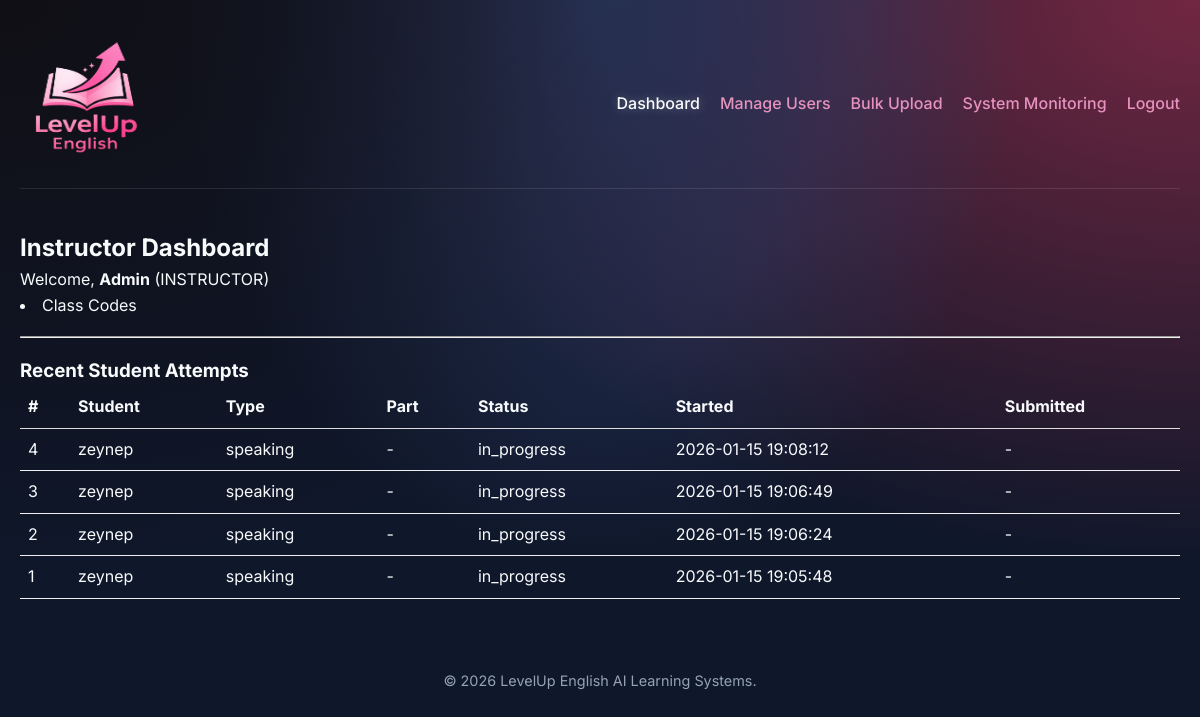
The page /dashboard/instructor.php (signed in) on the database as committed earlier.
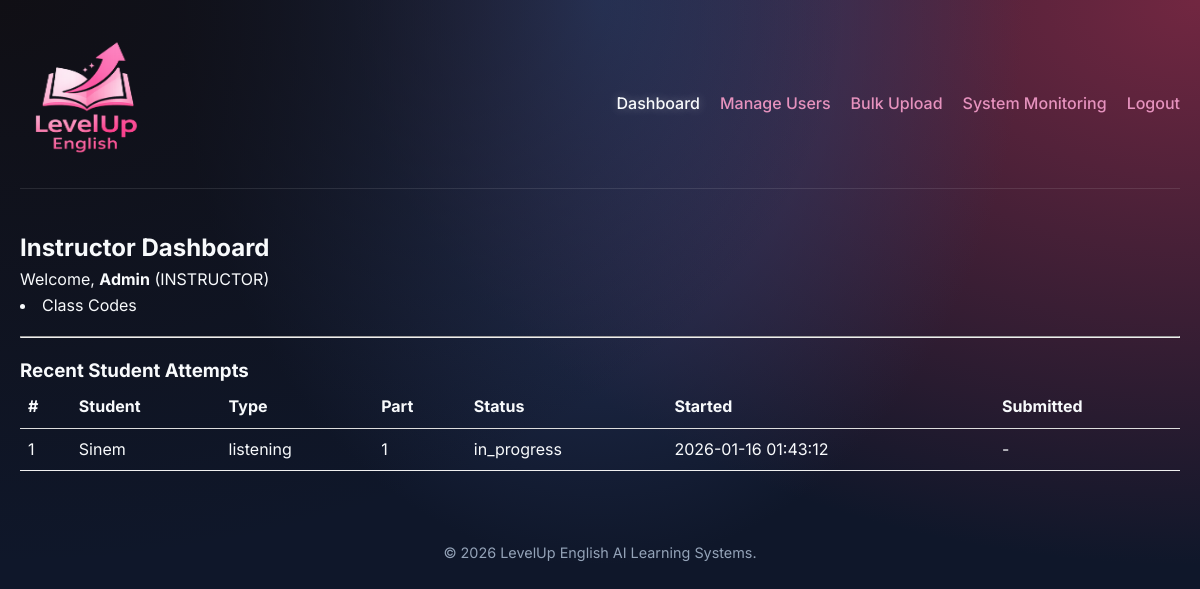
The same page on the database as committed later.
### tables this page shows
CREATE TABLE `assessment_attempts` (
  `id` int(11) NOT NULL,
  `user_id` int(11) NOT NULL,
  `type` enum('listening','speaking','writing') NOT NULL,
  `part` tinyint(4) DEFAULT NULL,
  `status` enum('in_progress','submitted','evaluated') NOT NULL DEFAULT 'in_progress',
  `started_at` datetime NOT NULL DEFAULT current_timestamp(),
  `submitted_at` datetime DEFAULT NULL,
  `duration_seconds` int(11) NOT NULL,
  `meta_json` longtext DEFAULT NULL CHECK (json_valid(`meta_json`))
);

CREATE TABLE `users` (
  `id` int(11) NOT NULL,
  `name` varchar(120) NOT NULL,
  `education_level` varchar(100) DEFAULT NULL,
  `email` varchar(190) NOT NULL,
  `password_hash` varchar(255) NOT NULL,
  `role` enum('ADMIN','INSTRUCTOR','LEARNER') NOT NULL DEFAULT 'LEARNER',
  `reset_token` varchar(255) DEFAULT NULL,
  `reset_token_expiry` datetime DEFAULT NULL,
  `active` tinyint(1) NOT NULL DEFAULT 1,
  `created_at` timestamp NOT NULL DEFAULT current_timestamp(),
  `password_plain` varchar(255) DEFAULT NULL
);

### dashboard/instructor.php (the view, shortened to what this page needs)
<?php
require_once __DIR__ . '/../config/db.php';
require_once __DIR__ . '/../includes/header.php';
function h($s) { return htmlspecialchars((string)$s, ENT_QUOTES, 'UTF-8'); }
$stmt = $pdo->prepare("
  SELECT a.id, a.user_id, u.name AS student_name, a.type, a.part, a.status, a.started_at, a.submitted_at
  FROM assessment_attempts a
  LEFT JOIN users u ON u.id = a.user_id
  ORDER BY a.id DESC
  LIMIT 20
");
$stmt->execute();
$rows = $stmt->fetchAll();
?>
<h2>Instructor Dashboard</h2>
<p>Welcome, <b><?= h($_SESSION["user"]["name"] ?? "Instructor") ?></b> (INSTRUCTOR)</p>
<li><a href="<?php echo $base; ?>/instructor/class_codes.php">Class Codes</a></li>
<hr style="margin:18px 0;">
<h3>Recent Student Attempts</h3>
<?php if (!$rows): ?>
  <p style="opacity:.8;">No attempts found.</p>
<?php else: ?>
  <div style="overflow-x:auto;">
    <table style="width:100%; border-collapse:collapse;">
      <thead>
        <tr>
          <th style="text-align:left;border-bottom:1px solid #ddd;padding:8px;">#</th>
          <th style="text-align:left;border-bottom:1px solid #ddd;padding:8px;">Student</th>
          <th style="text-align:left;border-bottom:1px solid #ddd;padding:8px;">Type</th>
          <th style="text-align:left;border-bottom:1px solid #ddd;padding:8px;">Part</th>
          <th style="text-align:left;border-bottom:1px solid #ddd;padding:8px;">Status</th>
          <th style="text-align:left;border-bottom:1px solid #ddd;padding:8px;">Started</th>
          <th style="text-align:left;border-bottom:1px solid #ddd;padding:8px;">Submitted</th>
        </tr>
      </thead>
      <tbody>
        <?php foreach ($rows as $r): ?>
          <tr>
            <td style="border-bottom:1px solid #f0f0f0;padding:8px;"><?= (int)$r["id"] ?></td>
            <td style="border-bottom:1px solid #f0f0f0;padding:8px;"><?= h($r["student_name"] ?? ("User ".$r["user_id"])) ?></td>
            <td style="border-bottom:1px solid #f0f0f0;padding:8px;"><?= h($r["type"]) ?></td>
            <td style="border-bottom:1px solid #f0f0f0;padding:8px;"><?= $r["part"] !== null ? (int)$r["part"] : "-" ?></td>
            <td style="border-bottom:1px solid #f0f0f0;padding:8px;"><?= h($r["status"]) ?></td>
            <td style="border-bottom:1px solid #f0f0f0;padding:8px;"><?= h($r["started_at"] ?? "-") ?></td>
            <td style="border-bottom:1px solid #f0f0f0;padding:8px;"><?= h($r["submitted_at"] ?? "-") ?></td>
          </tr>
        <?php endforeach; ?>
      </tbody>
    </table>
  </div>
<?php endif; ?>
<?php require_once __DIR__ . '/../includes/footer.php'; ?>

Rows that differ between the two databases and show on the page:
removed assessment_attempts: id "4", user.name "zeynep", type "speaking", status "in_progress", started_at "2026-01-15 19:08:12", submitted_at "-"
removed assessment_attempts: id "3", user.name "zeynep", type "speaking", status "in_progress", started_at "2026-01-15 19:06:49", submitted_at "-"
removed assessment_attempts: id "2", user.name "zeynep", type "speaking", status "in_progress", started_at "2026-01-15 19:06:24", submitted_at "-"
changed assessment_attempts "in_progress": user.name "zeynep" → "Sinem"; type "speaking" → "listening"; part (not shown) → "1"; started_at "2026-01-15 19:05:48" → "2026-01-16 01:43:12"; no longer shows "-"
